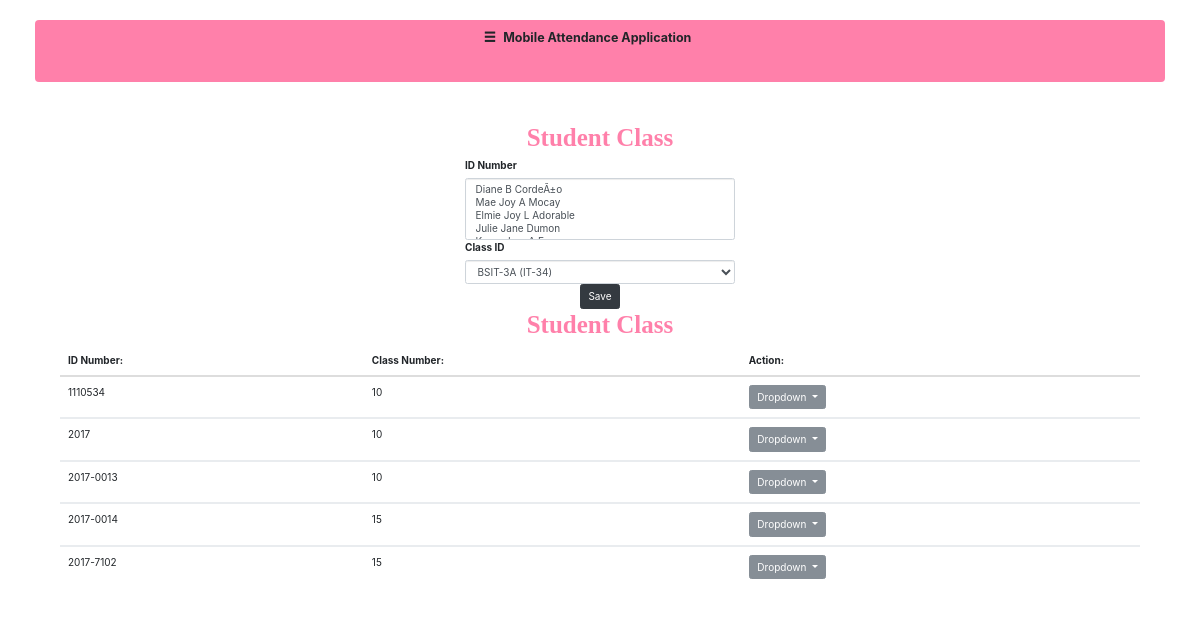
/student_class.php, run on the app's committed database.
### tables this page shows
CREATE TABLE `student_class` (
  `number` int(11) NOT NULL,
  `id_number` varchar(20) DEFAULT NULL,
  `class_id` int(20) DEFAULT NULL
);

### student_class.php (the view, shortened to what this page needs)
<?php
$host = "localhost";
$dbusername = "root";
$dbpassword = "";
$dbname = "attendance";
$conn = new mysqli ($host, $dbusername, $dbpassword, $dbname);
$sql = "SELECT * FROM student";
$query = mysqli_query($conn,$sql);
$sql1 = "SELECT * FROM class";
$query1 = mysqli_query($conn,$sql1);
?>
<?php
	if(isset($_POST['btn_search']))
	{
    $search = $_POST['search'];
		$query2 = "SELECT * FROM `student_class` WHERE CONCAT(`id_number`,`class_id`) LIKE '%".$search."%'";
		$search_result = filterTable($query2);
	}
	else {
		$query2 = "SELECT * FROM `student_class`";
		$search_result = filterTable($query2);
	}
	function filterTable($query2)
	{
		$connect = mysqli_connect("localhost", "root", "", "attendance");
		$filter_Result = mysqli_query($connect, $query2);
		return $filter_Result;
	}
?>
<!DOCTYPE html>
<head>
	<link href="bootstrap-3.3.7/css/bootstrap.min.css" rel="stylesheet">
    <link href="css/phonebook.css" rel="stylesheet">
	<link rel="stylesheet" href="bootstrap/css/bootstrap.min.css">
</head>
<body>
    <div id="wrapper">
        <div id="page-content-wrapper">
            <div class="container-fluid">
				<nav class="navbar navbar-green">
					<div class="container-fluid">
					<div class="navbar-header">
							<a class="navbar-brand" onclick="openNav()"><span  class="glyphicon glyphicon-menu-hamburger"></span>&nbsp;&nbsp;<strong>Mobile Attendance Application</strong></a>
					</div>
					</div>
				</nav>
			</div>
        </div>
    </div>
	<div class="container" style="width:300px">
		<form method="post" action="addsc.php">
			<center><h1><strong><font color="#ff80aa" face="Cooper Std Black">Student Class</font></strong></h1></center>
			<label>ID Number</label>
			<select name="id_number" class="form-control" multiple="multiple">
					<?php while($row = mysqli_fetch_array($query)):?>
			  <option value="<?php echo $row['id_number'] ?>"><?php echo $row['first_name'] . " " . $row['middle_initial']. " " . $row['last_name']. " " . $row['name_extension']?></option>
					<?php endwhile;?>
			</select>
			<label>Class ID</label>
			<select name="class_id" class="form-control" required>
					<?php while($row = mysqli_fetch_array($query1)):?>
			  <option value="<?php echo $row['class_id'] ?>"><?php echo $row['section'] . ' ' . '(' . $row['subject_code'] . ')'?></option>
					<?php endwhile;?>
			</select>
			<center><input class="btn btn-dark" type="submit" value="Save"></button></center>
		</form>
	</div>
	<div class="container">
			<center><h1><strong><font color="#ff80aa" face="Cooper Std Black">Student Class</font></strong></h1></center>
			<div class="container">
  <table class="table">
    <thead>
      <tr>
		<th>ID Number:</th>
        <th>Class Number:</th>
		<th>Action:</th>
      </tr>
    </thead>
	<?php while($row = mysqli_fetch_array($search_result)):?>
    <tbody>
      <tr>
        <td><?php echo $row['id_number'];?></td>
		<td><?php echo $row['class_id'];?></td>
		<td><div class="btn-group" role="group">
    <button id="btnGroupDrop1" type="button" class="btn btn-secondary dropdown-toggle" data-toggle="dropdown" aria-haspopup="true" aria-expanded="False">
      Dropdown
    </button>
  </div></td>
      </tr>
	  </tbody>
	  <?php endwhile;?>
	 </table>
	</div>
	</div>
</body>
</html>

### css/phonebook.css (style rules this page uses)
body { overflow-x: hidden; }
#wrapper { padding-left: 0; -webkit-transition: all 0.5s ease; -moz-transition: all 0.5s ease; -o-transition: all 0.5s ease; transition: all 0.5s ease; }
#page-content-wrapper { width: 100%; position: absolute; padding: 15px; }
@media (min-width:768px) { #wrapper { padding-left: 0; } }
@media (min-width:768px) { #page-content-wrapper { padding: 20px; position: relative; } }
.navbar-green { background-color: #ff80aa; }
.navbar-green a { color:white; }
.navbar-brand { cursor: pointer; }

### data on the page
student_class: id_number "1110534", class "10"
student_class: id_number "2017", class "10"
student_class: id_number "2017-0013", class "10"
student_class: id_number "2017-0014", class "15"
student_class: id_number "2017-7102", class "15"

### other printed values
form field class_id "BSIT-3A (IT-34)"
